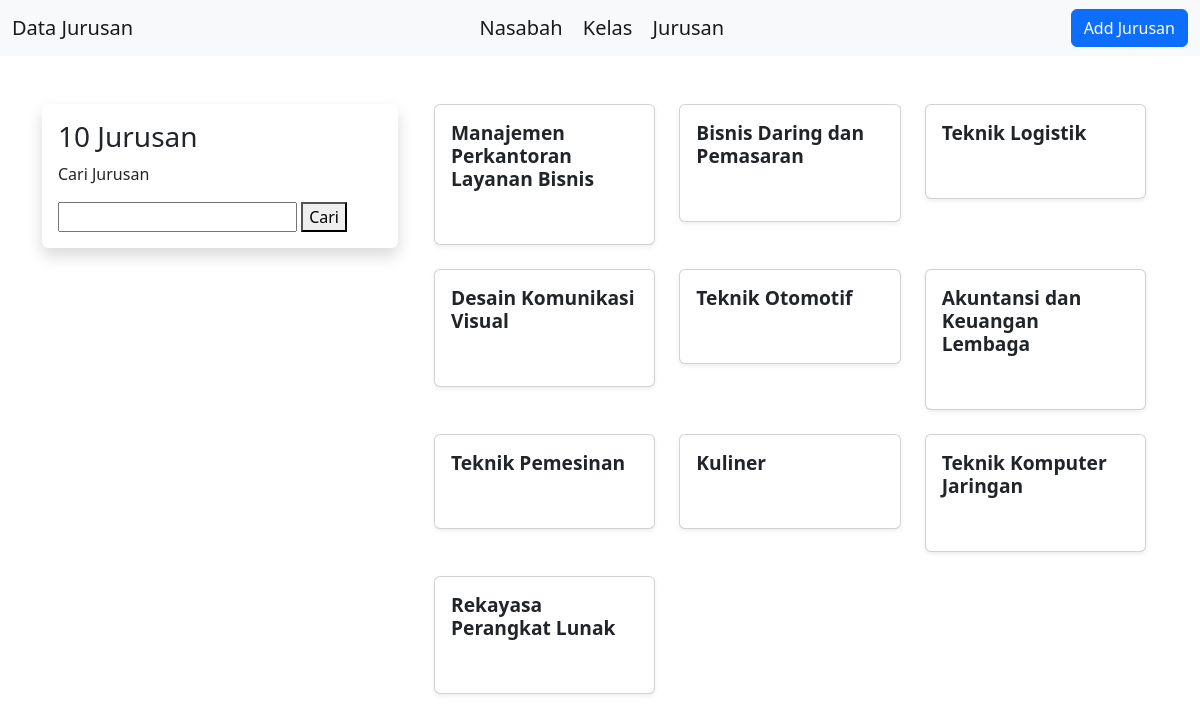
Page /Admin/Jurusan/index.php on the committed database.
### tables this page shows
CREATE TABLE `jurusan` (
  `id` int(11) NOT NULL,
  `nama` varchar(100) NOT NULL
);

### Admin/Jurusan/index.php (the view, shortened to what this page needs)
<!doctype html>
<html lang="en">
<head>
    <link href="https://cdn.jsdelivr.net/npm/bootstrap@5.2.3/dist/css/bootstrap.min.css" rel="stylesheet">
    <link rel="stylesheet" href="https://cdnjs.cloudflare.com/ajax/libs/font-awesome/6.4.0/css/all.min.css">
</head>
<body>
    <nav class="navbar bg-light">
        <div class="container-fluid">
            <a class="navbar-brand">Data Jurusan</a>
            <div class="">
              <a class="navbar-brand" href="../">Nasabah</a>
              <a class="navbar-brand" href="../Kelas">Kelas</a>
              <a class="navbar-brand" href="#">Jurusan</a>
            </div>
            <a href="AddJurusan.php" class="btn btn-primary">Add Jurusan</a>
        </div>
    </nav>
    <div class="container mt-5">
        <div class="row">
            <div class="col-4">
                <div class="shadow p-3 mb-5 bg-body rounded">
                    <h3>
                        <?php
                        include '../db_connect.php';
                        $count_sql = "SELECT COUNT(*) as total FROM jurusan";
                        $count_result = $conn->query($count_sql);
                        if ($count_result->num_rows > 0) {
                            $count_row = $count_result->fetch_assoc();
                            echo $count_row['total'];
                        } else {
                            echo "0";
                        }
                        ?>
                        Jurusan
                    </h3>
                    <p>Cari Jurusan</p>
                    <form method="GET" action="">
                        <input type="text" name="search" value="<?php echo isset($_GET['search']) ? htmlspecialchars($_GET['search']) : ''; ?>">
                        <button type="submit">Cari</button>
                    </form>
                </div>
            </div>
            <div class="col-8">
                <div class="container">
                    <?php
                    include '../db_connect.php';
                    $sql = "SELECT * FROM jurusan WHERE 1=1";
                    $result = $conn->query($sql);
                    if ($result->num_rows > 0) {
                        $count = 0;
                        echo '<div class="row">';
                        while($row = $result->fetch_assoc()) {
                            if ($count > 0 && $count % 3 == 0) {
                                echo '</div><div class="row">';
                            }
                            echo '<div class="col-md-4 mb-4">';
                            echo '<div class="card kelas-card shadow-sm">';
                            echo '<div class="card-body">';
                            echo '<h5 class="card-title">' . htmlspecialchars($row["nama"]) . '</h5>';
                            echo '</div>';
                            echo '</div>';
                            echo '</div>';
                            $count++;
                        }
                        echo '</div>';
                    } else {
                        echo "0 results";
                    }
                    ?>
                </div>
            </div>
        </div>
    </div>
</body>
</html>

### Admin/Jurusan/index.php (style rules this page uses)
.kelas-card { transition: transform 0.2s; position: relative; overflow: hidden; padding-bottom: 30px; }
.card-title { font-size: 1.2rem; font-weight: bold; }

### rows in the picture
jurusan: nama "Manajemen Perkantoran Layanan Bisnis"
jurusan: nama "Bisnis Daring dan Pemasaran"
jurusan: nama "Teknik Logistik"
jurusan: nama "Desain Komunikasi Visual"
jurusan: nama "Teknik Otomotif"
jurusan: nama "Akuntansi dan Keuangan Lembaga"
jurusan: nama "Teknik Pemesinan"
jurusan: nama "Kuliner"
jurusan: nama "Teknik Komputer Jaringan"
jurusan: nama "Rekayasa Perangkat Lunak"

### other values in the picture
$count_row['total'] "10"
